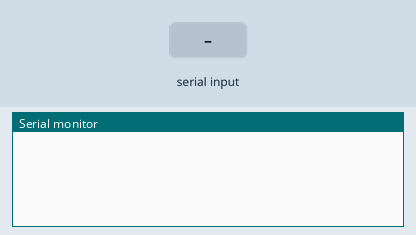
The sketch below on a simulated Arduino Uno, built with avr-gcc and run on an emulated ATmega328P. Shown: the last lines printed to the serial monitor. Inputs (shaded band) come from the test bench. Random numbers use the default seed unless the sketch sets one.

Above: at 1.2 s.
1.3 s: "90,45\n" received over Serial
At 2.8 s:
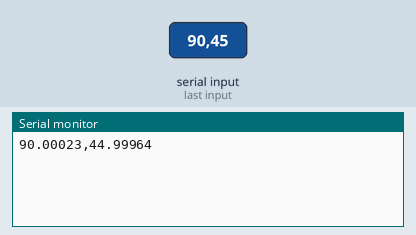
4.3 s: "30,150\n" received over Serial
At 5.6 s:
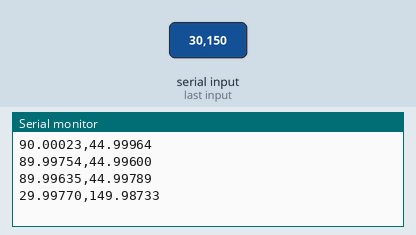
Timing chart, 0 to 7.3 s (numbered marks = the images above; inputs shaded):
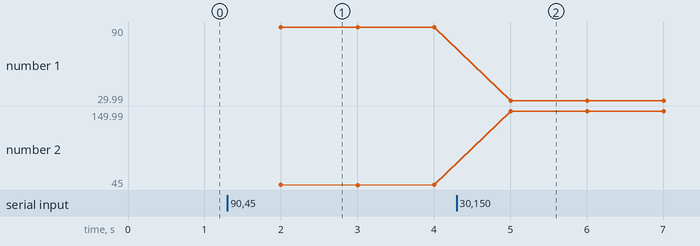

Measured:
- after the input at 1.3 s, the serial monitor: prints a new line after 0.70 s (image 1)
- after the input at 4.3 s, the serial monitor: prints a new line after 0.71 s (image 2)
- plotted number 1: 90 → 29.99 after the input at 4.3 s
- plotted number 2: 45 → 149.98 after the input at 4.3 s

The sketch:

IPTC_SAS_MCP_Plant_Analog.ino
```cpp
// Initialize variables outside the loop
float V_out = 0.0;
float I_out = 0.0;
bool first_message_received = 0;

void setup() {
  Serial.begin(9600); // Set the baud rate to match your communication speed
}

void loop() {
  // Read the UART data
  String receivedData = readUART();
  if (receivedData.length() > 3){
    // Parse the received data
    parseData(receivedData, V_out, I_out);
    first_message_received = 1;
  }

  if (first_message_received == 1){
    // Calculate 0.0001% of V_out and I_out
    float onePercentV = 0.0001 * V_out;
    float onePercentI = 0.0001 * I_out;

    // Generate random numbers between 0 and 1% of V_out and I_out
    float randomV = randomFloat(-onePercentV, onePercentV);
    float randomI = randomFloat(-onePercentI, onePercentI);

    // Add or subtract the random numbers
    V_out += randomV;
    I_out += randomI;

    // Calculate P_out
    float P_out = V_out * I_out;

    // Print the results
    Serial.print(V_out, 5); // Print with 3 decimal places
    Serial.print(",");
    Serial.println(I_out, 5); // Print with 3 decimal places
  }
  delay(1000); // Adjust the delay based on your application's requirements
}

String readUART() {
  String data = "";
  while (Serial.available() > 0) {
    char incomingChar = Serial.read();
    if (incomingChar == '\n') {
      break;
    }
    data += incomingChar;
  }
  return data;
}

void parseData(String data, float& V_out, float& I_out) {
  int commaIndex = data.indexOf(',');
  if (commaIndex != -1) {
    V_out = data.substring(0, commaIndex).toFloat();
    I_out = data.substring(commaIndex + 1).toFloat();
  } // If parsing fails, retain the previous values
}

float randomFloat(float min, float max) {
  return min + static_cast<float>(rand()) / RAND_MAX * (max - min);
}
```
